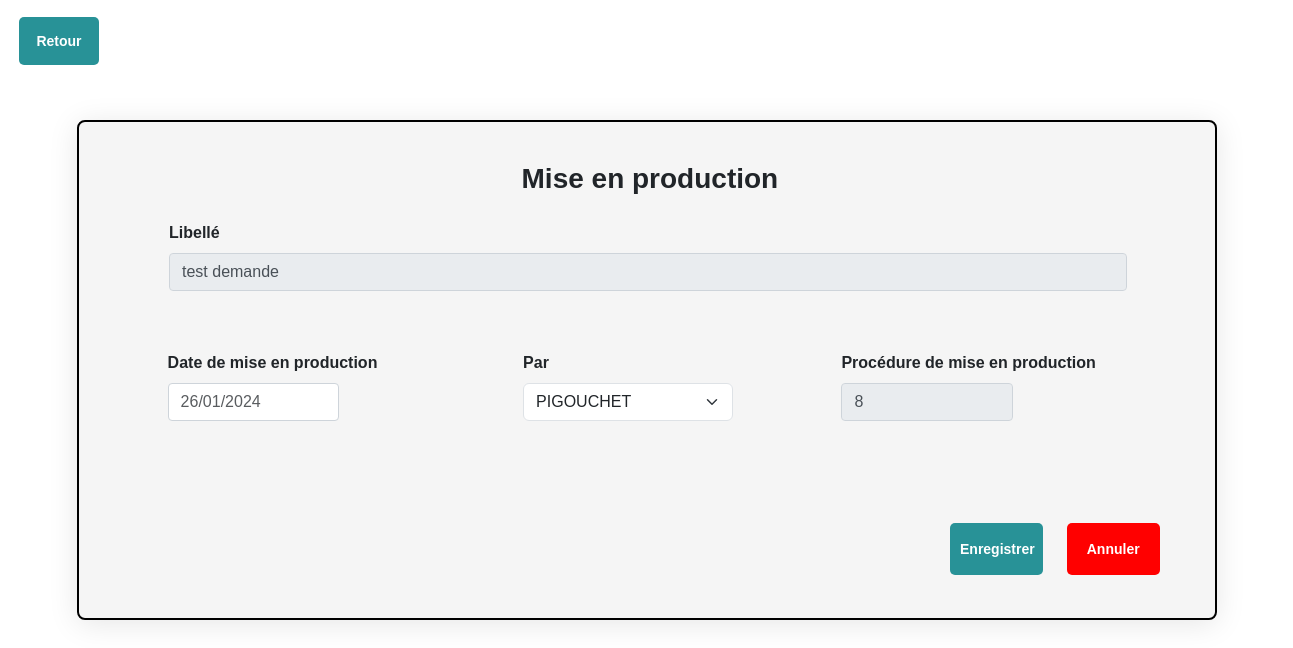
Page /facturation/mise-en-prod.php?idDemande=8 on the committed database.
### tables this page shows
CREATE TABLE IF NOT EXISTS `tc_demandes` (
  `IdDemande` int NOT NULL AUTO_INCREMENT,
  `dom_dmd` int NOT NULL,
  `qual_dmd` int NOT NULL,
  `prt_dmd` int NOT NULL,
  `libelle` varchar(80) NOT NULL,
  `date_crea` date NOT NULL,
  `util_crea` int NOT NULL,
  `date_emet` date NOT NULL,
  `util_emet` int NOT NULL,
  `date_recu` date NOT NULL,
  `util_benef` int NOT NULL,
  `date_etat_dmd` date NOT NULL,
  `etat_dmd` int NOT NULL,
  `date_visa_dmd` date NOT NULL,
  `util_sign_dmd` int NOT NULL,
  `util_affect_dmd` int NOT NULL,
  `date_fs` date DEFAULT NULL,
  `amorti_dmd` varchar(3) DEFAULT NULL,
  `date_rct_prvu` date DEFAULT NULL,
  `regroupement` int NOT NULL,
  `date_archiv` date DEFAULT NULL,
  `IdLdoi` int DEFAULT NULL,
  `IdEval` int DEFAULT NULL,
  `IdRecette` int DEFAULT NULL,
  `IdMep` int DEFAULT NULL,
  PRIMARY KEY (`IdDemande`),
  KEY `fk_TCDemandes_TCDomaine` (`dom_dmd`),
  KEY `qual_dmd` (`qual_dmd`),
  KEY `prt_dmd` (`prt_dmd`),
  KEY `util_crea` (`util_crea`),
  KEY `util_emet` (`util_emet`),
  KEY `util_benef` (`util_benef`),
  KEY `etat_dmd` (`etat_dmd`),
  KEY `util_sign_dmd` (`util_sign_dmd`),
  KEY `util_affect_dmd` (`util_affect_dmd`),
  KEY `regroupement` (`regroupement`),
  KEY `fk_tc_demandes_tc_mep` (`IdMep`)
);

CREATE TABLE IF NOT EXISTS `tc_mep` (
  `IdMep` int NOT NULL AUTO_INCREMENT,
  `date_mep` date NOT NULL,
  `util_emet_mep` int NOT NULL,
  PRIMARY KEY (`IdMep`),
  KEY `util_date_mep` (`util_emet_mep`)
);

### facturation/mise-en-prod.php (the view, shortened to what this page needs)
<!DOCTYPE html>
<html lang="en">
<head>
    <link href='https://unpkg.com/boxicons@2.1.4/css/boxicons.min.css' rel='stylesheet'>
    <link rel="stylesheet" href="https://code.jquery.com/ui/1.12.1/themes/base/jquery-ui.css">
    <link href="https://cdn.jsdelivr.net/npm/bootstrap@5.3.2/dist/css/bootstrap.min.css" rel="stylesheet"
>
    <link rel="stylesheet" href="../css/csshome.css">
    <link rel="stylesheet" href="../css/mise-en-prod.css">
</head>
<?php include('../includes/connexion.inc.php') ?>
<body>
    <div class="btnretour">
        <button onClick=" history.back();">Retour</button>
    </div>
    <?php
    $id_Demande = $_GET['idDemande'];
    $sql0 = "SELECT libelle FROM tc_demandes WHERE IdDemande =" . $id_Demande;
    $stmt0 = $pdo->query($sql0);
    $row0 = $stmt0->fetch(PDO::FETCH_ASSOC);
    $sql1 = "SELECT IdUtil, nom FROM tc_utilisateur WHERE S_users = 1 AND 7";
    $stmt1 = $pdo->query($sql1);
    $result1 = $stmt1->fetchAll(PDO::FETCH_ASSOC);
    $sql2 = "SELECT IdDemande FROM tc_demandes WHERE IdDemande =" . $id_Demande;
    $stmt2 = $pdo->query($sql2);
    $row2 = $stmt2->fetch(PDO::FETCH_ASSOC);
    $sql3 = "SELECT IdMep FROM tc_demandes WHERE IdDemande =" . $id_Demande;
    $stmt3 = $pdo->query($sql3);
    $row3 = $stmt3->fetch(PDO::FETCH_ASSOC);
    $IdMep = $row3['IdMep'];
    if ($IdMep > 0) {
    $sql6 = "SELECT date_mep, util_emet_mep FROM tc_mep WHERE IdMep = :IdMep";
    $stmt6 = $pdo->prepare($sql6);
    $stmt6->bindParam(':IdMep', $IdMep, PDO::PARAM_INT);
    $stmt6->execute();
    $row6 = $stmt6->fetch(PDO::FETCH_ASSOC);
    $var_date_mep = $row6['date_mep'];
    $var_util_emet_mep = $row6['util_emet_mep'];
    }else{
        $var_date_mep = 0;
        $var_util_emet_mep = 0;
        $var_util_mep = 0;
    }
    ?>
  <main>
    <section class="container" id="container">
        <h3><b>Mise en production</b></h3>
        <form class="row g-3" method="post">
            <div class="col-md-6" id="divText">
                <label for="inputLib" class="form-label">Libellé</label>
                <input type="text" class="form-control" id="inputLib" disabled value="<?php echo $row0['libelle']; ?>">
            </div>
            <div class="infosColumn">
                <div class="col-md-4" id="divPar">
                    <label for="inputUtil" class="form-label">Par</label>
                    <select id="inputUtil" name="inputUtil" class="form-select">
                        <?php
                        foreach ($result1 as $row) {
                            $id_util = $row['IdUtil'];
                            $nom = $row['nom'];
                            $selected = ($id_util == $var_util_emet_mep) ? 'selected' : '';
                            echo "<option value='$id_util' $selected>$nom</option>";
                        }
                        ?>
                    </select>
                </div>
                <div class="col-md-6" id="divDate">
                    <label for="inputDate" class="form-label">Date de mise en production</label>
                    <input type="text" class="form-control" id="datepicker" name="datepicker"
                        pattern="\d{1,2}/\d{1,2}/\d{4}" placeholder="<?php
                        if ($var_date_mep > 0) {
                            $date_mep_bon_format = substr($var_date_mep, 8, 2) . '/' . substr($var_date_mep, 5, 2) . '/' . substr($var_date_mep, 0, 4);
                            echo $date_mep_bon_format;
                        } ?>">
                </div>
                <div class="col-md-6" id="divNumber">
                    <label for="inputNumber" class="form-label">Procédure de mise en production</label>
                    <input type="number" class="form-control" id="inputNumber" disabled value="<?php echo $row2['IdDemande']; ?>">
                </div>
                <div class="btnajout">
                    <?php if ($IdMep > 0): ?>
                        <div class="btnajout">
                            <button type="submit" name="btn_modifier" style="padding: 10px 10px;">Enregistrer</button>
                            <button type="reset">Annuler</button>
                        </div>
                    <?php endif; ?>
                </div>
            </div>
        </form>
    </section>
</main>
</body>
</html>

### css/csshome.css (style rules this page uses)
body { margin: 0; padding: 0; font-family: Arial, sans-serif; box-sizing: border-box; }
.btnajout { align-items: center; justify-content: center; display: flex; margin-top: 20px; margin-bottom: 20px; font-size: 14px; font-weight: bold; transition: background-color 0.3s ease; }
.btnajout button { padding: 10px 16px; background: #0055A4; color: #fff; border: none; border-radius: 5px; cursor: pointer; font-size: 14px; font-weight: bold; transition: background-color 0.3s ease; }
label { display: block; margin-bottom: 15px; font-weight: bold; margin-top: 8px; }

### css/mise-en-prod.css (style rules this page uses)
body { margin: 0; padding: 0; font-family: Arial, sans-serif; }
main { display: flex; width: auto; height: auto; box-sizing: border-box; }
#container { width: 1200px; height: 500px; display: grid; margin-top: 100px; padding: 7%; border: 2px solid black; border-radius: 8px; background: rgb(219 219 219 / 28%); box-shadow: 0 4px 30px rgba(0, 0, 0, 0.1); backdrop-filter: blur(50px); }
h3 { display: flex; justify-content: center; align-items: flex-start; flex-direction: row; position: fixed; top: 8%; left: 39%; }
.form-control { display: block; width: 36%; height: calc(1.5em + 0.75rem + 2px); padding: 0.375rem 0.75rem; font-size: 1rem; font-weight: 400; line-height: 1.5; color: #495057; background-color: #fff; background-clip: padding-box; border: 1px solid #ced4da; border-radius: 0.25rem; transition: border-color .15s ease-in-out, box-shadow .15s ease-in-out; }
.form-select { display: block; width: 66%; padding: 0.375rem 2.25rem 0.375rem 0.75rem; font-size: 1rem; font-weight: 400; line-height: 1.5; color: var(--bs-body-color); -webkit-appearance: none; -moz-appearance: none; appearance: none; background-color: var(--bs-body-bg); background-image: var(--bs-form-select-bg-img), var(--bs-form-select-bg-icon, none); background-repeat: no-repeat; background-position: right 0.75rem center; background-size: 16px 12px; border: var(--bs-border-width) solid var(--bs-border-color); border-radius: var(--bs-border-radius); transition: border-color .15s ease-in-out, box-shadow .15s ease-in-out; }
.infosColumn { display: flex; flex-direction: row; justify-content: space-between; align-items: flex-start; margin-top: 0; position: relative; right: 235px; }
.infosColumn #divPar, .infosColumn #divDate { display: flex; flex-direction: column; }
.infosColumn #divDate { order: 1; }
.infosColumn #divPar { order: 2; margin-left: -122px; }
.infosColumn #divNumber { order: 3; }
.col-md-6>#inputLib { width: 204%; }
.btnajout { display: flex; justify-content: flex-end; align-items: flex-end; position: relative; top: 70px; left: 31rem; font-size: 14px; font-weight: bold; transition: background-color 0.3s ease; z-index: 1; }
.btnajout button { width: 5.8rem; height: 3.2rem; padding: 10px 16px; margin-left: 1.5rem; border: none; border-radius: 5px; cursor: pointer; font-size: 14px; font-weight: bold; background: #289297; color: #fff; }
.btnajout button[type="reset"] { background-color: red; }
.btnretour { align-items: center; justify-content: start; display: flex; margin: 20px 0 0 20px; font-size: 14px; font-weight: bold; transition: background-color 0.3s ease; }
.btnretour button { width: 5rem; height: 3rem; position: absolute; top: 17px; left: 19px; padding: 10px 16px; background: #289297; color: #fff; border: none; border-radius: 5px; cursor: pointer; font-size: 14px; font-weight: bold; transition: background-color 0.3s ease; }

### rows in the picture
tc_demandes: libelle "test demande", IdDemande "8"
tc_mep: datepicker "26/01/2024"

### other values in the picture
form field inputUtil "PIGOUCHET"
